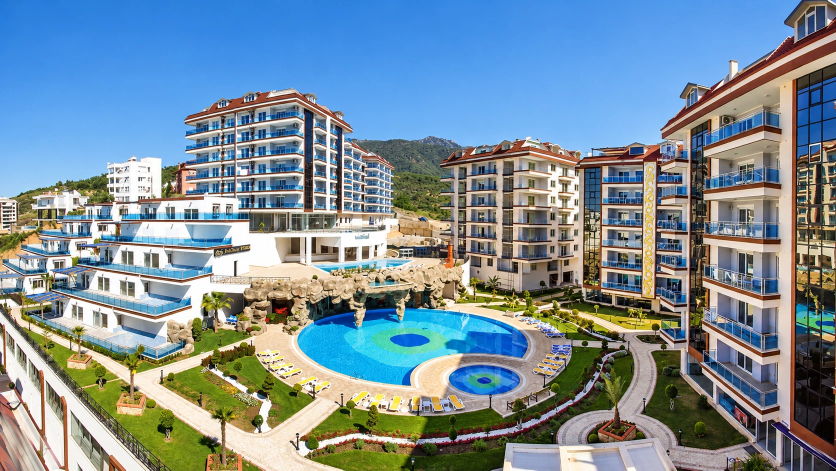
#> input picture properties/sales1/source/hero/complex-aerial.webp, 1672 x 941 px (shown at 1/2 size)
$ python prepare-photos.py
#> lines starting #> are read from the running program, lines starting #| are printed output that depends on the picture
"""Готовит фото сайта: берёт файлы из source/ и пишет webp (до 1600 px) в photos/.
Запуск: python3 -I tools/prepare-photos.py sales1
Список кадров и порядок задаются в SELECT ниже (первый кадр = hero)."""
import sys, glob, os
from PIL import Image, ImageOps

pid = sys.argv[1] if len(sys.argv) > 1 else 'sales1'
base = os.path.join('properties', pid)
src = glob.glob(os.path.join(base, 'source', 'STYE163*'))[0]
K = os.path.join(src, '01 - *', 'KÜÇÜK RESİM')
D = os.path.join(src, '02 - DA*', 'KÜÇÜK RESİM')
H = os.path.join(base, 'source', 'hero')

# complex-pool-angran.webp не используется: на вывеске другое название (ANGRAN WORLD)
# (папка, файл, имя выходного файла)
SELECT = [
    (H, 'complex-aerial.webp', 'hero-complex'), (K, '(3).jpg', 'complex-night'), (D, '8.jpeg', 'view'),
    (D, '2.jpeg', 'living'), (H, 'complex-gate.webp', 'gate'), (D, '1.jpeg', 'kitchen'), (D, '3.jpeg', 'living-2'), (D, '9.jpeg', 'bedroom'),
    (D, '7.jpeg', 'terrace'), (D, '10.jpeg', 'bedroom-2'), (D, '15.jpeg', 'kids'),
    (D, '13.jpeg', 'bath'), (K, '(8).jpg', 'complex-pool'), (K, '(5).jpg', 'pool'),
    (K, '(14).jpg', 'aqua'), (K, '(13).jpg', 'playground'), (K, '(12).jpg', 'tennis'),
    (K, '(17).jpg', 'spa'), (K, '(10).jpg', 'lobby'), (K, '(7).jpg', 'aerial'),
]
out = os.path.join(base, 'photos')
import shutil
shutil.rmtree(out, ignore_errors=True)
os.makedirs(out, exist_ok=True)
for folder, name, dst in SELECT:
    p = glob.glob(os.path.join(folder, name))[0]
    im = ImageOps.exif_transpose(Image.open(p)).convert('RGB')
#> im is the input picture: PIL image 1672x941 RGB; mean R, G, B 122.7, 142.6, 153.7
    im.thumbnail((1600, 1600), Image.LANCZOS)
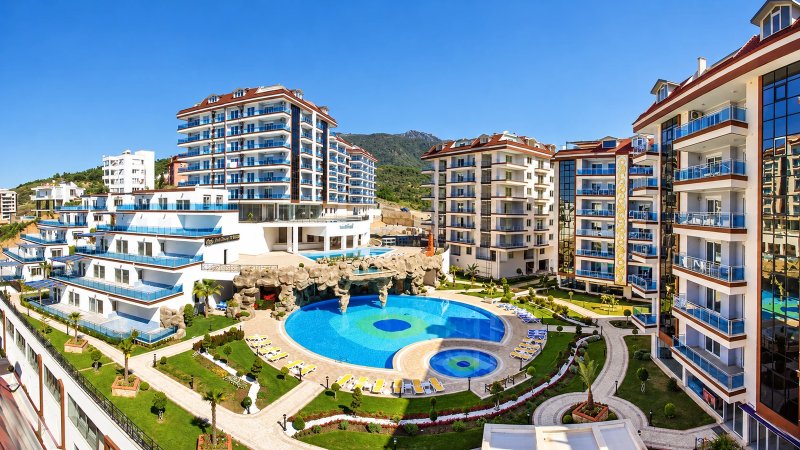
#> im: PIL image 1600x900 RGB (shown at 1/2 size); mean R, G, B 122.7, 142.6, 153.7
    im.save(os.path.join(out, dst + '.webp'), 'WEBP', quality=80, method=6)
    th = im.copy(); th.thumbnail((360, 360), Image.LANCZOS)
#> after `th.thumbnail((360, 360), Image.LANCZOS)`:
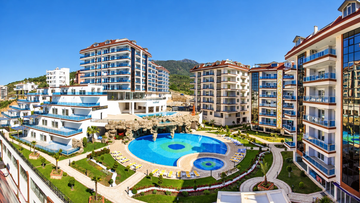
#> th: PIL image 360x203 RGB; mean R, G, B 122.8, 142.7, 153.8
    os.makedirs(os.path.join(out, 't'), exist_ok=True)
    th.save(os.path.join(out, 't', dst + '.webp'), 'WEBP', quality=70, method=6)
    print(dst, im.size)
#| hero-complex (1600, 900)
#> pass 2 of the loop `for folder, name, dst in SELECT:`:
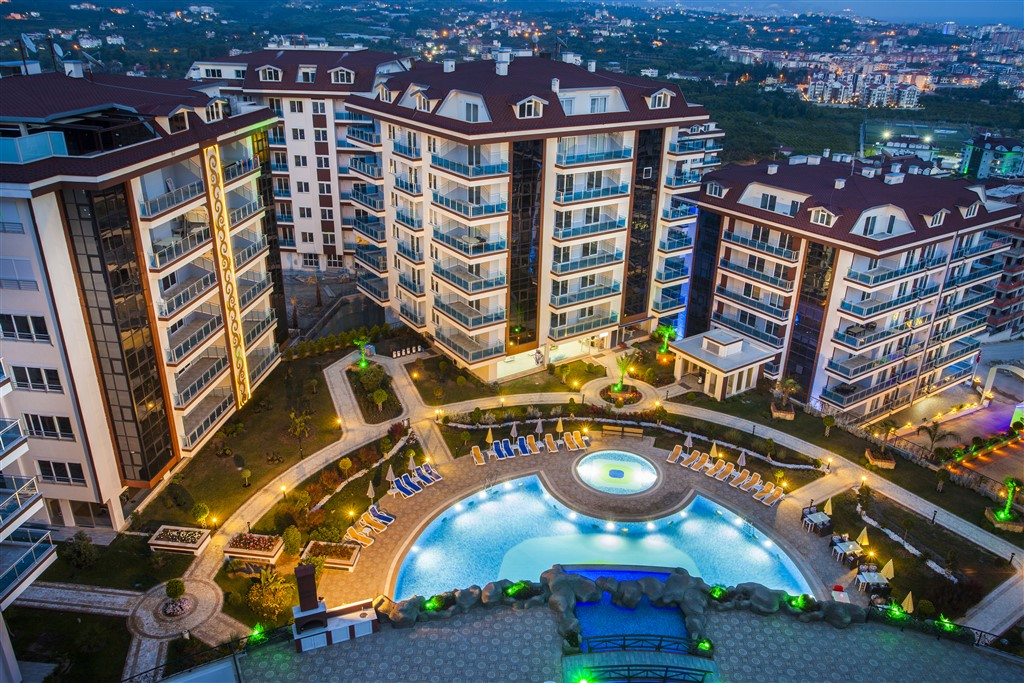
#> input picture properties/sales1/source/STYE163 - ALANYA CİKCİLLİ ANOTHER WORLD 2+1 F24/01 - KOMPLEKS RESİMLERİ/KÜÇÜK RESİM/(3).jpg, 1024 x 683 px
#> im is the input picture: PIL image 1024x683 RGB; mean R, G, B 92.1, 96.6, 99.8
#> `th.thumbnail((360, 360), Image.LANCZOS)`:
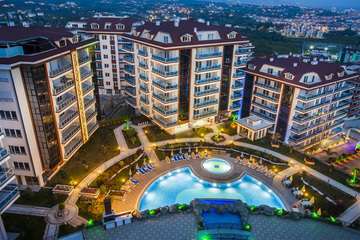
#> th: PIL image 360x240 RGB; mean R, G, B 92.1, 96.6, 99.8
#| complex-night (1024, 683)
#> pass 3 of the loop `for folder, name, dst in SELECT:`:
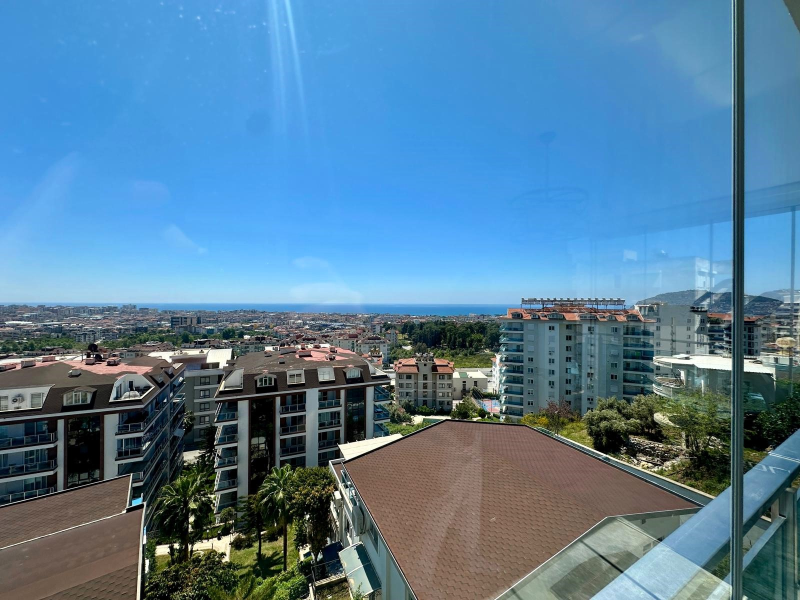
#> input picture properties/sales1/source/STYE163 - ALANYA CİKCİLLİ ANOTHER WORLD 2+1 F24/02 - DAİRE RESİMLER/KÜÇÜK RESİM/8.jpeg, 1600 x 1200 px (shown at 1/2 size)
#> im is the input picture: PIL image 1600x1200 RGB; mean R, G, B 85.8, 126.7, 155
#> `th.thumbnail((360, 360), Image.LANCZOS)`:
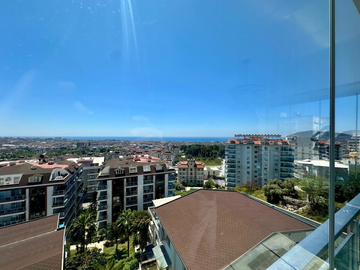
#> th: PIL image 360x270 RGB; mean R, G, B 86, 126.9, 155.1
#| view (1600, 1200)
#> (the run stopped early here; a loop or call above may not have finished)
